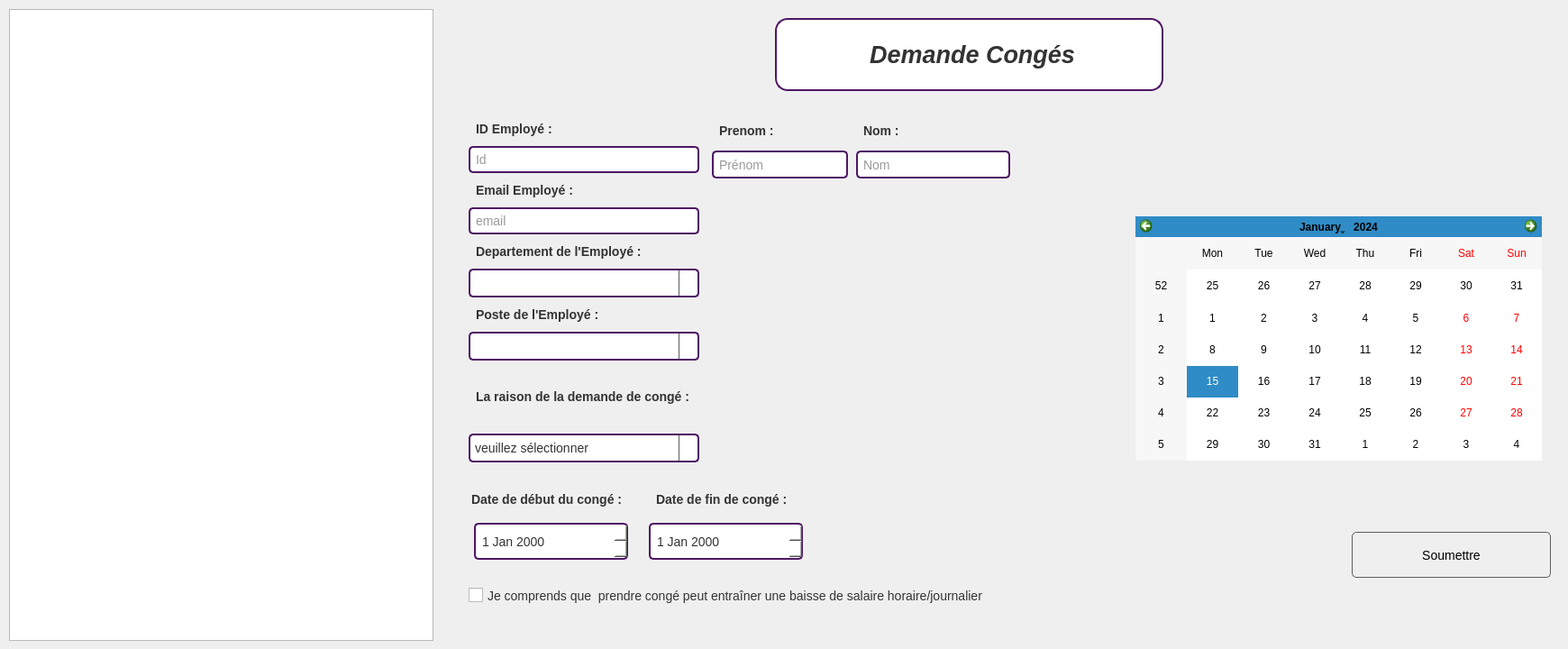
    <widget class="QWidget" name="tab_7">
     <attribute name="title">
      <string>Statistique</string>
     </attribute>
     <widget class="QGraphicsView" name="pie_2">
      <property name="geometry">
       <rect>
        <x>10</x>
        <y>10</y>
        <width>471</width>
        <height>631</height>
       </rect>
      </property>
     </widget>
     <widget class="QGraphicsView" name="bar_2">
      <property name="geometry">
       <rect>
        <x>10</x>
        <y>10</y>
        <width>471</width>
        <height>701</height>
       </rect>
      </property>
     </widget>
     <widget class="QLabel" name="label_184">
      <property name="geometry">
       <rect>
        <x>860</x>
        <y>20</y>
        <width>431</width>
        <height>81</height>
       </rect>
      </property>
      <property name="font">
       <font>
        <pointsize>-1</pointsize>
        <italic>true</italic>
        <bold>true</bold>
       </font>
      </property>
      <property name="styleSheet">
       <string notr="true">/* QLabel styling */
QLabel {
    background: white;          /* Set background to white */
    color: #333333;             /* Text color */
    font-size: 25px;            /* Font size */
    padding: 5px;               /* Padding around the text */
    border: 2px solid #4e1764;  /* Optional: Add a border */
    border-radius: 14px;
}
</string>
      </property>
      <property name="text">
       <string>&lt;html&gt;&lt;head/&gt;&lt;body&gt;&lt;p align=&quot;center&quot;&gt;&lt;span style=&quot; font-size:20pt;&quot;&gt;Demande Congés&lt;/span&gt;&lt;/p&gt;&lt;/body&gt;&lt;/html&gt;</string>
      </property>
     </widget>
     <widget class="QWidget" name="widget_8" native="true">
      <property name="geometry">
       <rect>
        <x>520</x>
        <y>130</y>
        <width>1211</width>
        <height>561</height>
       </rect>
      </property>
      <property name="styleSheet">
       <string notr="true">/* QLineEdit styling */
QLineEdit {
    background-color: #f0f0f0;
    border: 1px solid #5c5c5c;
    border-radius: 5px;         /* Corrected property and added border-radius */
    padding: 5px;
    font-size: 14px;
    color: #333333;
}

QLineEdit:hover {
    border: 1px solid #0078d7;
}

QLineEdit:focus {
    border: 1px solid #3b5998;
    background-color: #ffffff;
}

/* QDateEdit styling */
QDateEdit {
    background-color: #f0f0f0;
    border: 1px solid #5c5c5c;
    padding: 5px;
    font-size: 14px;
    color: #333333;
    border-radius: 5px;         /* Add border-radius for rounded corners */
}

QDateEdit::drop-down {
    subcontrol-origin: padding;
    subcontrol-position: top right;
    width: 20px;
    border-left: 1px solid #5c5c5c;
}

/* QComboBox styling */
QComboBox {
    background-color: #f0f0f0;
    border: 1px solid #5c5c5c;
    padding: 5px;
    font-size: 14px;
    color: #333333;
    border-radius: 5px;         /* Add border-radius for rounded corners */
}

QComboBox::drop-down {
    subcontrol-origin: padding;
    subcontrol-position: top right;
    width: 20px;
    border-left: 1px solid #5c5c5c;
}

/* QPushButton styling */
QPushButton {
    color: black;
    border: 1px solid #5c5c5c;
    padding: 5px 15px;
    font-size: 14px;
    border-radius: 5px;         /* Add border-radius for rounded corners */
}

QPushButton:hover {
    background-color: rgb(252, 246, 243);
}

QPushButton:pressed {
    background-color: #C0C0C0; /* Change background color when pressed */
    border: 1px solid black; /* Change border color when pressed */
}

QPushButton:disabled {
    background-color: #C0C0C0;
    color: #a0a0a0;
    border: 1px solid #d3d3d3;
}

/* QCheckBox styling */
QCheckBox {
    spacing: 5px;
    font-size: 14px;
    color: #333333;
}

QCheckBox::indicator {
    width: 16px;
    height: 16px;
}

/* QLabel styling */
QLabel {
    font-size: 14px;
    color: #333333;
    padding: 5px;
    border: none; /* Remove border if not needed */
    border-radius: 5px;         /* Add border-radius for rounded corners */
}
</string>
      </property>
      <widget class="QLineEdit" name="prenom_conge_2">
       <property name="geometry">
        <rect>
         <x>270</x>
         <y>37</y>
         <width>151</width>
         <height>31</height>
        </rect>
       </property>
       <property name="styleSheet">
        <string notr="true">QLineEdit {
    border: 2px solid #4e1764;  /* Default thicker border */
    border-radius: 5px;
    background-color: white;  /* Ensure background stays white */
    padding: 4px;  /* Adjust padding for better spacing */
}

QLineEdit:focus {
    border: 3px solid #9f86c0;  /* Highlight border when focused */
    background-color: white;  /* Keep background white */
}
</string>
       </property>
       <property name="placeholderText">
        <string>Prénom</string>
       </property>
      </widget>
      <widget class="QLineEdit" name="nom_conge_2">
       <property name="geometry">
        <rect>
         <x>430</x>
         <y>37</y>
         <width>171</width>
         <height>31</height>
        </rect>
       </property>
       <property name="styleSheet">
        <string notr="true">QLineEdit {
    border: 2px solid #4e1764;  /* Default thicker border */
    border-radius: 5px;
    background-color: white;  /* Ensure background stays white */
    padding: 4px;  /* Adjust padding for better spacing */
}

QLineEdit:focus {
    border: 3px solid #9f86c0;  /* Highlight border when focused */
    background-color: white;  /* Keep background white */
}
</string>
       </property>
       <property name="placeholderText">
        <string>Nom</string>
       </property>
      </widget>
      <widget class="QCalendarWidget" name="calendarWidget_5">
       <property name="geometry">
        <rect>
         <x>740</x>
         <y>110</y>
         <width>451</width>
         <height>271</height>
        </rect>
       </property>
       <property name="styleSheet">
        <string notr="true">color: rgb(0, 0, 0);</string>
       </property>
      </widget>
      <widget class="QDateEdit" name="date_debut_2">
       <property name="geometry">
        <rect>
         <x>6</x>
         <y>450</y>
         <width>171</width>
         <height>41</height>
        </rect>
       </property>
       <property name="styleSheet">
        <string notr="true">
    border: 2px solid #4e1764;  /* Default thicker border */
    border-radius: 5px;
    background-color: white;  /* Ensure background stays white */



</string>
       </property>
      </widget>
      <widget class="QCheckBox" name="confiramtion_conge_2">
       <property name="geometry">
        <rect>
         <x>0</x>
         <y>510</y>
         <width>631</width>
         <height>41</height>
        </rect>
       </property>
       <property name="text">
        <string>Je comprends que  prendre congé peut entraîner une baisse de salaire horaire/journalier</string>
       </property>
      </widget>
      <widget class="QPushButton" name="soumettre_2">
       <property name="geometry">
        <rect>
         <x>980</x>
         <y>460</y>
         <width>221</width>
         <height>51</height>
        </rect>
       </property>
       <property name="styleSheet">
        <string notr="true">QPushButton#modifier2 {
    background-color: rgb(255, 255, 255);

	border: 2px solid #9f86c0 ;/* Default thicker border */
    border-radius: 5px;
}

QPushButton#modifier2:hover {
    background-color: #9f86c0; 
}</string>
       </property>
       <property name="text">
        <string>Soumettre</string>
       </property>
      </widget>
      <widget class="QDateEdit" name="date_fin_2">
       <property name="geometry">
        <rect>
         <x>200</x>
         <y>450</y>
         <width>171</width>
         <height>41</height>
        </rect>
       </property>
       <property name="styleSheet">
        <string notr="true">
    border: 2px solid #4e1764;  /* Default thicker border */
    border-radius: 5px;
    background-color: white;  /* Ensure background stays white */



</string>
       </property>
      </widget>
      <widget class="QLabel" name="label_168">
       <property name="geometry">
        <rect>
         <x>430</x>
         <y>0</y>
         <width>101</width>
         <height>31</height>
        </rect>
       </property>
       <property name="styleSheet">
        <string notr="true"/>
       </property>
       <property name="text">
        <string>&lt;html&gt;&lt;head/&gt;&lt;body&gt;&lt;p&gt;&lt;span style=&quot; font-weight:700;&quot;&gt;Nom :&lt;/span&gt;&lt;/p&gt;&lt;/body&gt;&lt;/html&gt;</string>
       </property>
      </widget>
      <widget class="QLabel" name="label_169">
       <property name="geometry">
        <rect>
         <x>270</x>
         <y>0</y>
         <width>101</width>
         <height>31</height>
        </rect>
       </property>
       <property name="styleSheet">
        <string notr="true"/>
       </property>
       <property name="text">
        <string>&lt;html&gt;&lt;head/&gt;&lt;body&gt;&lt;p&gt;&lt;span style=&quot; font-weight:700;&quot;&gt;Prenom :&lt;/span&gt;&lt;/p&gt;&lt;/body&gt;&lt;/html&gt;</string>
       </property>
      </widget>
      <widget class="QLabel" name="label_174">
       <property name="geometry">
        <rect>
         <x>-5</x>
         <y>410</y>
         <width>181</width>
         <height>29</height>
        </rect>
       </property>
       <property name="styleSheet">
        <string notr="true"/>
       </property>
       <property name="text">
        <string>&lt;html&gt;&lt;head/&gt;&lt;body&gt;&lt;p&gt;&lt;span style=&quot; font-weight:700;&quot;&gt;Date de début du congé :&lt;/span&gt;&lt;/p&gt;&lt;/body&gt;&lt;/html&gt;</string>
       </property>
      </widget>
      <widget class="QLabel" name="label_175">
       <property name="geometry">
        <rect>
         <x>200</x>
         <y>410</y>
         <width>254</width>
         <height>29</height>
        </rect>
       </property>
       <property name="styleSheet">
        <string notr="true"/>
       </property>
       <property name="text">
        <string>&lt;html&gt;&lt;head/&gt;&lt;body&gt;&lt;p&gt;&lt;span style=&quot; font-weight:700;&quot;&gt;Date de fin de congé :&lt;/span&gt;&lt;/p&gt;&lt;/body&gt;&lt;/html&gt;</string>
       </property>
      </widget>
      <widget class="QWidget" name="layoutWidget">
       <property name="geometry">
        <rect>
         <x>0</x>
         <y>0</y>
         <width>256</width>
         <height>383</height>
        </rect>
       </property>
       <layout class="QVBoxLayout" name="verticalLayout_3">
        <item>
         <layout class="QVBoxLayout" name="verticalLayout_2">
          <item>
           <widget class="QLabel" name="label_167">
            <property name="styleSheet">
             <string notr="true"/>
            </property>
            <property name="text">
             <string>&lt;html&gt;&lt;head/&gt;&lt;body&gt;&lt;p&gt;&lt;span style=&quot; font-weight:700;&quot;&gt;ID Employé :&lt;/span&gt;&lt;/p&gt;&lt;/body&gt;&lt;/html&gt;</string>
            </property>
           </widget>
          </item>
          <item>
           <widget class="QLineEdit" name="id_emp_4">
            <property name="styleSheet">
             <string notr="true">QLineEdit {
    border: 2px solid #4e1764;  /* Default thicker border */
    border-radius: 5px;
    background-color: white;  /* Ensure background stays white */
    padding: 4px;  /* Adjust padding for better spacing */
}

QLineEdit:focus {
    border: 3px solid #9f86c0;  /* Highlight border when focused */
    background-color: white;  /* Keep background white */
}
</string>
            </property>
            <property name="placeholderText">
             <string>Id</string>
            </property>
           </widget>
          </item>
          <item>
           <widget class="QLabel" name="label_170">
            <property name="styleSheet">
             <string notr="true"/>
            </property>
            <property name="text">
             <string>&lt;html&gt;&lt;head/&gt;&lt;body&gt;&lt;p&gt;&lt;span style=&quot; font-weight:700;&quot;&gt;Email Employé :&lt;/span&gt;&lt;/p&gt;&lt;/body&gt;&lt;/html&gt;</string>
            </property>
           </widget>
          </item>
          <item>
           <widget class="QLineEdit" name="email_conge_2">
            <property name="styleSheet">
             <string notr="true">QLineEdit {
    border: 2px solid #4e1764;  /* Default thicker border */
    border-radius: 5px;
    background-color: white;  /* Ensure background stays white */
    padding: 4px;  /* Adjust padding for better spacing */
}

QLineEdit:focus {
    border: 3px solid #9f86c0;  /* Highlight border when focused */
    background-color: white;  /* Keep background white */
}
</string>
            </property>
            <property name="text">
             <string/>
            </property>
            <property name="placeholderText">
             <string>email</string>
            </property>
           </widget>
          </item>
          <item>
           <widget class="QLabel" name="label_171">
            <property name="styleSheet">
             <string notr="true"/>
            </property>
            <property name="text">
             <string>&lt;html&gt;&lt;head/&gt;&lt;body&gt;&lt;p&gt;&lt;span style=&quot; font-weight:700;&quot;&gt;Departement de l'Employé :&lt;/span&gt;&lt;/p&gt;&lt;/body&gt;&lt;/html&gt;</string>
            </property>
           </widget>
          </item>
          <item>
           <widget class="QComboBox" name="departement_conge_3">
            <property name="styleSheet">
             <string notr="true">
    border: 2px solid #4e1764;  /* Default thicker border */
    border-radius: 5px;
    background-color: white;  /* Ensure background stays white */



</string>
            </property>
           </widget>
          </item>
          <item>
           <widget class="QLabel" name="label_172">
            <property name="styleSheet">
             <string notr="true"/>
            </property>
            <property name="text">
             <string>&lt;html&gt;&lt;head/&gt;&lt;body&gt;&lt;p&gt;&lt;span style=&quot; font-weight:700;&quot;&gt;Poste de  l'Employé :&lt;/span&gt;&lt;/p&gt;&lt;/body&gt;&lt;/html&gt;</string>
            </property>
           </widget>
          </item>
          <item>
           <widget class="QComboBox" name="poste_conge_2">
            <property name="styleSheet">
             <string notr="true">
    border: 2px solid #4e1764;  /* Default thicker border */
    border-radius: 5px;
    background-color: white;  /* Ensure background stays white */



</string>
            </property>
           </widget>
          </item>
         </layout>
        </item>
        <item>
         <widget class="QLabel" name="label_173">
          <property name="styleSheet">
           <string notr="true"/>
          </property>
          <property name="text">
           <string>&lt;html&gt;&lt;head/&gt;&lt;body&gt;&lt;p&gt;&lt;span style=&quot; font-weight:700;&quot;&gt;La raison de la demande de congé :&lt;/span&gt;&lt;/p&gt;&lt;/body&gt;&lt;/html&gt;</string>
          </property>
         </widget>
        </item>
        <item>
         <widget class="QComboBox" name="raison_conge_2">
          <property name="styleSheet">
           <string notr="true">
    border: 2px solid #4e1764;  /* Default thicker border */
    border-radius: 5px;
    background-color: white;  /* Ensure background stays white */



</string>
          </property>
          <item>
           <property name="text">
            <string>veuillez sélectionner</string>
           </property>
          </item>
          <item>
           <property name="text">
            <string>congé de maladie</string>
           </property>
          </item>
          <item>
           <property name="text">
            <string>Raison familiales</string>
           </property>
          </item>
          <item>
           <property name="text">
            <string>Funréeilles/deuil</string>
           </property>
          </item>
          <item>
           <property name="text">
            <string>Vacances</string>
           </property>
          </item>
          <item>
           <property name="text">
            <string>Autre</string>
           </property>
          </item>
         </widget>
        </item>
       </layout>
      </widget>
      <zorder>layoutWidget</zorder>
      <zorder>prenom_conge_2</zorder>
      <zorder>nom_conge_2</zorder>
      <zorder>calendarWidget_5</zorder>
      <zorder>date_debut_2</zorder>
      <zorder>confiramtion_conge_2</zorder>
      <zorder>date_fin_2</zorder>
      <zorder>soumettre_2</zorder>
      <zorder>label_168</zorder>
      <zorder>label_169</zorder>
      <zorder>label_174</zorder>
      <zorder>label_175</zorder>
     </widget>
    </widget>
